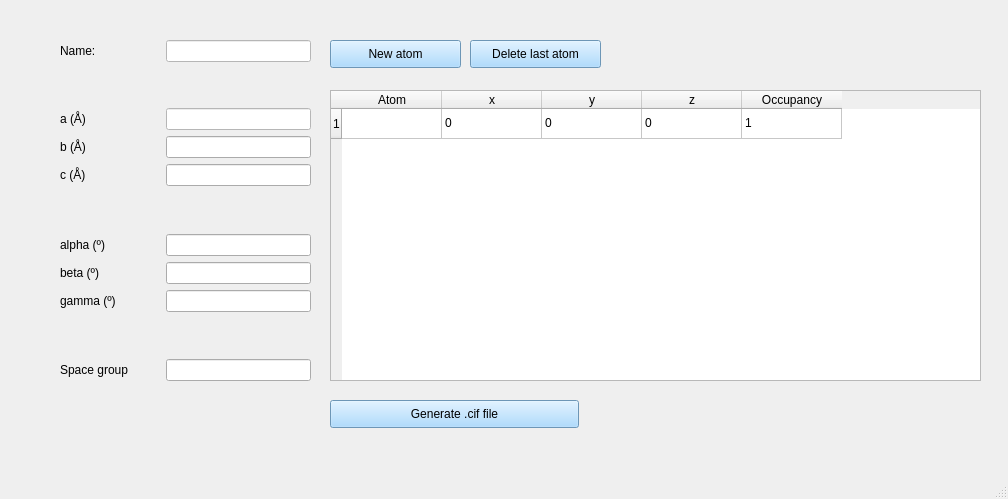
<?xml version="1.0" encoding="UTF-8"?>
<ui version="4.0">
 <class>MainWindow</class>
 <widget class="QMainWindow" name="MainWindow">
  <property name="geometry">
   <rect>
    <x>0</x>
    <y>0</y>
    <width>1008</width>
    <height>499</height>
   </rect>
  </property>
  <property name="windowTitle">
   <string>MainWindow</string>
  </property>
  <property name="styleSheet">
   <string notr="true">font: 9pt &quot;Chivo&quot;;</string>
  </property>
  <widget class="QWidget" name="centralwidget">
   <widget class="QWidget" name="layoutWidget">
    <property name="geometry">
     <rect>
      <x>60</x>
      <y>40</y>
      <width>251</width>
      <height>681</height>
     </rect>
    </property>
    <layout class="QGridLayout" name="gridLayout_2">
     <item row="0" column="0" colspan="2">
      <layout class="QGridLayout" name="gridLayout">
       <item row="3" column="1">
        <widget class="QLineEdit" name="aLine">
         <property name="styleSheet">
          <string notr="true">background-color: rgb(255, 255, 255);</string>
         </property>
         <property name="text">
          <string/>
         </property>
        </widget>
       </item>
       <item row="10" column="0">
        <spacer name="verticalSpacer_3">
         <property name="orientation">
          <enum>Qt::Vertical</enum>
         </property>
         <property name="sizeHint" stdset="0">
          <size>
           <width>20</width>
           <height>40</height>
          </size>
         </property>
        </spacer>
       </item>
       <item row="1" column="1">
        <spacer name="horizontalSpacer_4">
         <property name="orientation">
          <enum>Qt::Horizontal</enum>
         </property>
         <property name="sizeHint" stdset="0">
          <size>
           <width>40</width>
           <height>20</height>
          </size>
         </property>
        </spacer>
       </item>
       <item row="7" column="1">
        <widget class="QLineEdit" name="alphaLine"/>
       </item>
       <item row="5" column="1">
        <widget class="QLineEdit" name="cLine"/>
       </item>
       <item row="2" column="1">
        <spacer name="horizontalSpacer_7">
         <property name="orientation">
          <enum>Qt::Horizontal</enum>
         </property>
         <property name="sizeHint" stdset="0">
          <size>
           <width>40</width>
           <height>20</height>
          </size>
         </property>
        </spacer>
       </item>
       <item row="4" column="0">
        <widget class="QLabel" name="label_2">
         <property name="text">
          <string>b (Å)</string>
         </property>
        </widget>
       </item>
       <item row="6" column="0">
        <spacer name="verticalSpacer">
         <property name="orientation">
          <enum>Qt::Vertical</enum>
         </property>
         <property name="sizeHint" stdset="0">
          <size>
           <width>20</width>
           <height>40</height>
          </size>
         </property>
        </spacer>
       </item>
       <item row="9" column="0">
        <widget class="QLabel" name="label_6">
         <property name="minimumSize">
          <size>
           <width>100</width>
           <height>0</height>
          </size>
         </property>
         <property name="text">
          <string>gamma (º)</string>
         </property>
        </widget>
       </item>
       <item row="11" column="0">
        <widget class="QLabel" name="label_9">
         <property name="minimumSize">
          <size>
           <width>100</width>
           <height>0</height>
          </size>
         </property>
         <property name="text">
          <string>Space group</string>
         </property>
        </widget>
       </item>
       <item row="9" column="1">
        <widget class="QLineEdit" name="gammaLine"/>
       </item>
       <item row="8" column="1">
        <widget class="QLineEdit" name="betaLine"/>
       </item>
       <item row="10" column="1">
        <spacer name="horizontalSpacer_2">
         <property name="orientation">
          <enum>Qt::Horizontal</enum>
         </property>
         <property name="sizeHint" stdset="0">
          <size>
           <width>40</width>
           <height>20</height>
          </size>
         </property>
        </spacer>
       </item>
       <item row="7" column="0">
        <widget class="QLabel" name="label_4">
         <property name="text">
          <string>alpha (º)</string>
         </property>
        </widget>
       </item>
       <item row="3" column="0">
        <widget class="QLabel" name="label">
         <property name="text">
          <string>a (Å)</string>
         </property>
        </widget>
       </item>
       <item row="11" column="1">
        <widget class="QLineEdit" name="sgLine"/>
       </item>
       <item row="5" column="0">
        <widget class="QLabel" name="label_3">
         <property name="text">
          <string>c (Å)</string>
         </property>
        </widget>
       </item>
       <item row="8" column="0">
        <widget class="QLabel" name="label_5">
         <property name="text">
          <string>beta (º)</string>
         </property>
        </widget>
       </item>
       <item row="6" column="1">
        <spacer name="horizontalSpacer">
         <property name="orientation">
          <enum>Qt::Horizontal</enum>
         </property>
         <property name="sizeHint" stdset="0">
          <size>
           <width>40</width>
           <height>20</height>
          </size>
         </property>
        </spacer>
       </item>
       <item row="4" column="1">
        <widget class="QLineEdit" name="bLine">
         <property name="layoutDirection">
          <enum>Qt::LeftToRight</enum>
         </property>
         <property name="text">
          <string/>
         </property>
        </widget>
       </item>
       <item row="0" column="0">
        <widget class="QLabel" name="label_7">
         <property name="text">
          <string>Name:</string>
         </property>
        </widget>
       </item>
       <item row="0" column="1">
        <widget class="QLineEdit" name="nameLine">
         <property name="styleSheet">
          <string notr="true">background-color: rgb(255, 255, 255);</string>
         </property>
         <property name="text">
          <string/>
         </property>
        </widget>
       </item>
      </layout>
     </item>
     <item row="1" column="1">
      <spacer name="verticalSpacer_2">
       <property name="orientation">
        <enum>Qt::Vertical</enum>
       </property>
       <property name="sizeHint" stdset="0">
        <size>
         <width>20</width>
         <height>40</height>
        </size>
       </property>
      </spacer>
     </item>
    </layout>
   </widget>
   <widget class="QTableWidget" name="tableWidget">
    <property name="geometry">
     <rect>
      <x>330</x>
      <y>90</y>
      <width>651</width>
      <height>291</height>
     </rect>
    </property>
    <row>
     <property name="text">
      <string>1</string>
     </property>
    </row>
    <column>
     <property name="text">
      <string>Atom</string>
     </property>
    </column>
    <column>
     <property name="text">
      <string>x</string>
     </property>
    </column>
    <column>
     <property name="text">
      <string>y</string>
     </property>
    </column>
    <column>
     <property name="text">
      <string>z</string>
     </property>
    </column>
    <column>
     <property name="text">
      <string>Occupancy</string>
     </property>
    </column>
    <item row="0" column="1">
     <property name="text">
      <string>0</string>
     </property>
    </item>
    <item row="0" column="2">
     <property name="text">
      <string>0</string>
     </property>
    </item>
    <item row="0" column="3">
     <property name="text">
      <string>0</string>
     </property>
    </item>
    <item row="0" column="4">
     <property name="text">
      <string>1</string>
     </property>
    </item>
   </widget>
   <widget class="QPushButton" name="generateButton">
    <property name="geometry">
     <rect>
      <x>330</x>
      <y>400</y>
      <width>249</width>
      <height>28</height>
     </rect>
    </property>
    <property name="styleSheet">
     <string notr="true">background-color: rgb(152, 210, 255);</string>
    </property>
    <property name="text">
     <string>Generate .cif file</string>
    </property>
   </widget>
   <widget class="QPushButton" name="addButton">
    <property name="geometry">
     <rect>
      <x>330</x>
      <y>40</y>
      <width>131</width>
      <height>28</height>
     </rect>
    </property>
    <property name="styleSheet">
     <string notr="true">background-color: rgb(152, 210, 255);</string>
    </property>
    <property name="text">
     <string>New atom</string>
    </property>
   </widget>
   <widget class="QPushButton" name="deleteButton">
    <property name="geometry">
     <rect>
      <x>470</x>
      <y>40</y>
      <width>131</width>
      <height>28</height>
     </rect>
    </property>
    <property name="styleSheet">
     <string notr="true">background-color: rgb(152, 210, 255);</string>
    </property>
    <property name="text">
     <string>Delete last atom</string>
    </property>
   </widget>
   <zorder>layoutWidget</zorder>
   <zorder>generateButton</zorder>
   <zorder>tableWidget</zorder>
   <zorder>addButton</zorder>
   <zorder>deleteButton</zorder>
  </widget>
  <widget class="QMenuBar" name="menubar">
   <property name="geometry">
    <rect>
     <x>0</x>
     <y>0</y>
     <width>1008</width>
     <height>24</height>
    </rect>
   </property>
  </widget>
  <widget class="QStatusBar" name="statusbar"/>
 </widget>
 <resources/>
 <connections/>
</ui>
